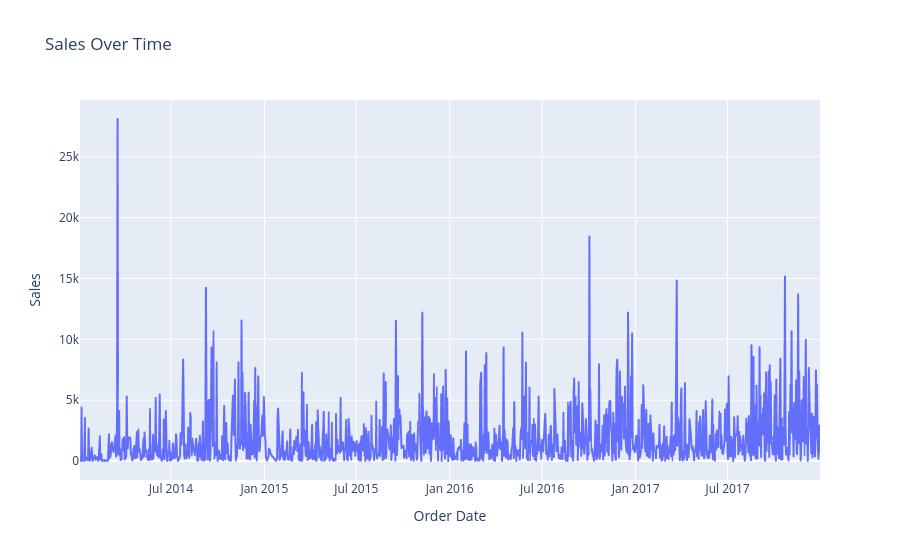

Notebook code for this chart:
### Code cell
from csv_dashboard.charts import sales_over_time
fig = sales_over_time(df)
fig.show()

### Figure 1 — Plotly figure (JSON) as saved in the notebook; plotly's stock layout.template omitted (floating-point values rounded to 4 significant figures; data arrays with more than 128 entries replaced by an {"elided": "..."} marker saying what was removed)
{"data": [{"hovertemplate": "Order Date=%{x}<br>Sales=%{y}<extra></extra>", "legendgroup": "", "line": {"color": "#636efa", "dash": "solid"}, "marker": {"symbol": "circle"}, "mode": "lines", "name": "", "showlegend": false, "type": "scattergl", "x": {"elided": "1237 str values"}, "xaxis": "x", "y": {"elided": "1237 float values"}, "yaxis": "y"}], "layout": {"legend": {"tracegroupgap": 0}, "title": {"text": "Sales Over Time"}, "xaxis": {"anchor": "y", "domain": [0, 1], "title": {"text": "Order Date"}}, "yaxis": {"anchor": "x", "domain": [0, 1], "title": {"text": "Sales"}}}}
